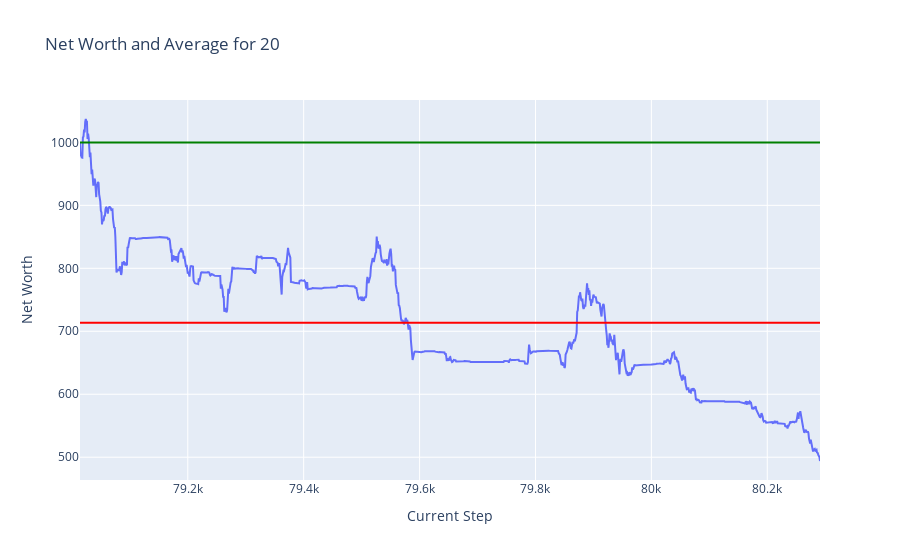
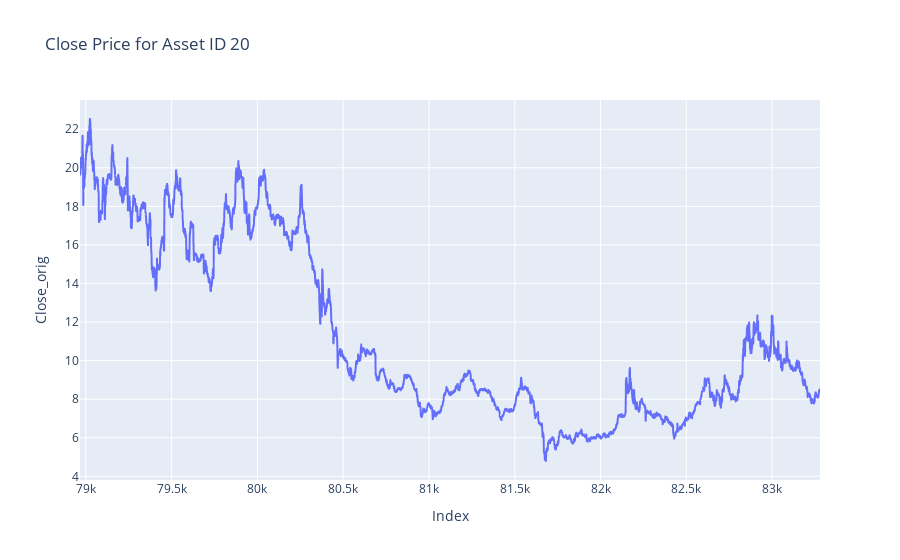
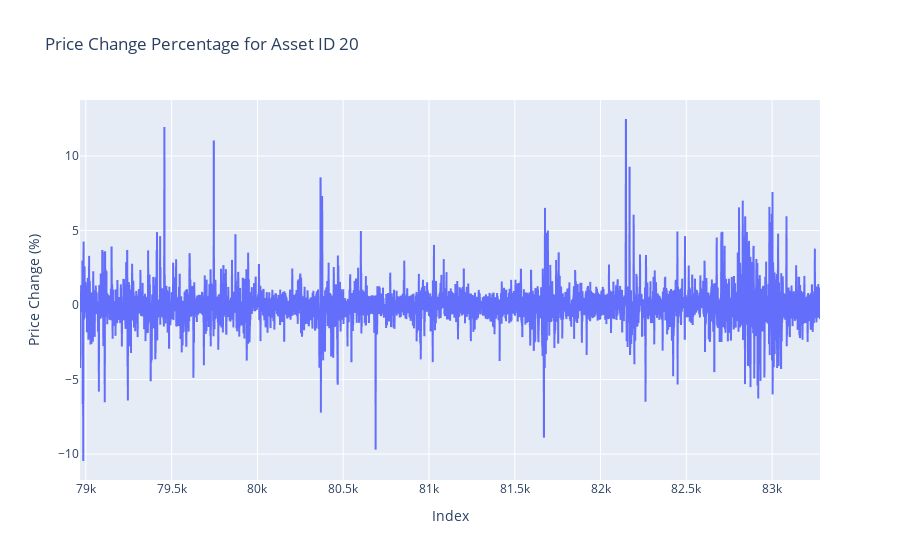
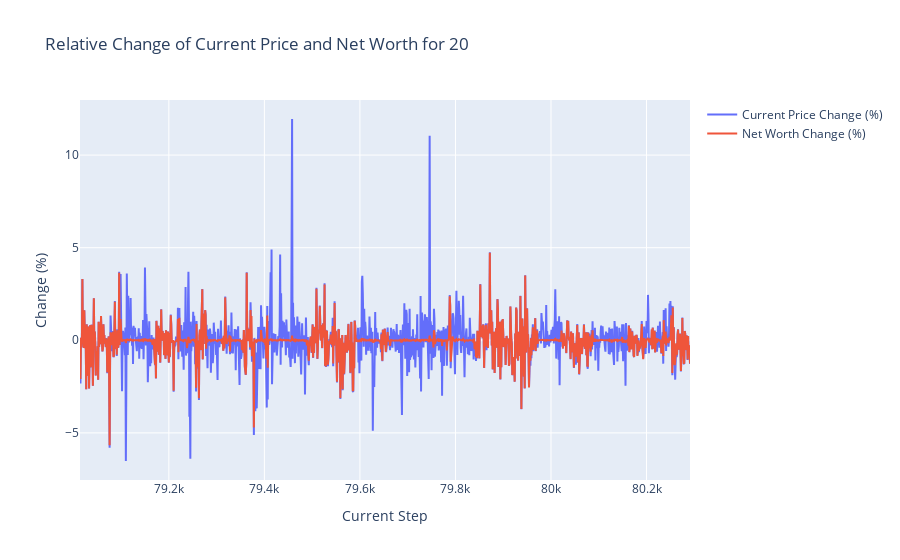

The notebook cell these images were saved under, in order:
### Markdown cell above
## Plots

### Code cell
token = 20
plot_token_data(df = train_hist_df, token = token)
plot_close_by_asset(df= train_df, asset_id= token)
plot_price_change_by_asset(df= train_df, asset_id= token)
plot_relative_change_by_token(df = train_hist_df, token = token)

### Figure 1 — Plotly figure (JSON) as saved in the notebook; plotly's stock layout.template omitted (floating-point values rounded to 4 significant figures; data arrays with more than 128 entries replaced by an {"elided": "..."} marker saying what was removed)
{"data": [{"mode": "lines", "name": "Net Worth", "type": "scatter", "x": {"elided": "1278 int values"}, "y": {"elided": "1278 float values"}}], "layout": {"shapes": [{"line": {"color": "green"}, "name": "Net Worth = 1000", "type": "line", "x0": 0, "x1": 1, "xref": "x domain", "y0": 1000, "y1": 1000, "yref": "y"}, {"line": {"color": "red"}, "name": "Average Net Worth = 713.67", "type": "line", "x0": 0, "x1": 1, "xref": "x domain", "y0": 713.7, "y1": 713.7, "yref": "y"}], "title": {"text": "Net Worth and Average for 20"}, "xaxis": {"title": {"text": "Current Step"}}, "yaxis": {"title": {"text": "Net Worth"}}}}

### Figure 2 — Plotly figure (JSON) as saved in the notebook; plotly's stock layout.template omitted (floating-point values rounded to 4 significant figures; data arrays with more than 128 entries replaced by an {"elided": "..."} marker saying what was removed)
{"data": [{"hovertemplate": "Index=%{x}<br>Close_orig=%{y}<extra></extra>", "legendgroup": "", "line": {"color": "#636efa", "dash": "solid"}, "marker": {"symbol": "circle"}, "mode": "lines", "name": "", "showlegend": false, "type": "scattergl", "x": {"elided": "4314 int values"}, "xaxis": "x", "y": {"elided": "4314 float values"}, "yaxis": "y"}], "layout": {"legend": {"tracegroupgap": 0}, "title": {"text": "Close Price for Asset ID 20"}, "xaxis": {"anchor": "y", "domain": [0, 1], "title": {"text": "Index"}}, "yaxis": {"anchor": "x", "domain": [0, 1], "title": {"text": "Close_orig"}}}}

### Figure 3 — Plotly figure (JSON) as saved in the notebook; plotly's stock layout.template omitted (floating-point values rounded to 4 significant figures; data arrays with more than 128 entries replaced by an {"elided": "..."} marker saying what was removed)
{"data": [{"hovertemplate": "Index=%{x}<br>Price Change (%)=%{y}<extra></extra>", "legendgroup": "", "line": {"color": "#636efa", "dash": "solid"}, "marker": {"symbol": "circle"}, "mode": "lines", "name": "", "showlegend": false, "type": "scattergl", "x": {"elided": "4314 int values"}, "xaxis": "x", "y": {"elided": "4314 float values"}, "yaxis": "y"}], "layout": {"legend": {"tracegroupgap": 0}, "title": {"text": "Price Change Percentage for Asset ID 20"}, "xaxis": {"anchor": "y", "domain": [0, 1], "title": {"text": "Index"}}, "yaxis": {"anchor": "x", "domain": [0, 1], "title": {"text": "Price Change (%)"}}}}

### Figure 4 — Plotly figure (JSON) as saved in the notebook; plotly's stock layout.template omitted (floating-point values rounded to 4 significant figures; data arrays with more than 128 entries replaced by an {"elided": "..."} marker saying what was removed)
{"data": [{"mode": "lines", "name": "Current Price Change (%)", "type": "scatter", "x": {"elided": "1278 int values"}, "y": {"elided": "1278 float values"}}, {"mode": "lines", "name": "Net Worth Change (%)", "type": "scatter", "x": {"elided": "1278 int values"}, "y": {"elided": "1278 float values"}}], "layout": {"title": {"text": "Relative Change of Current Price and Net Worth for 20"}, "xaxis": {"title": {"text": "Current Step"}}, "yaxis": {"title": {"text": "Change (%)"}}}}
